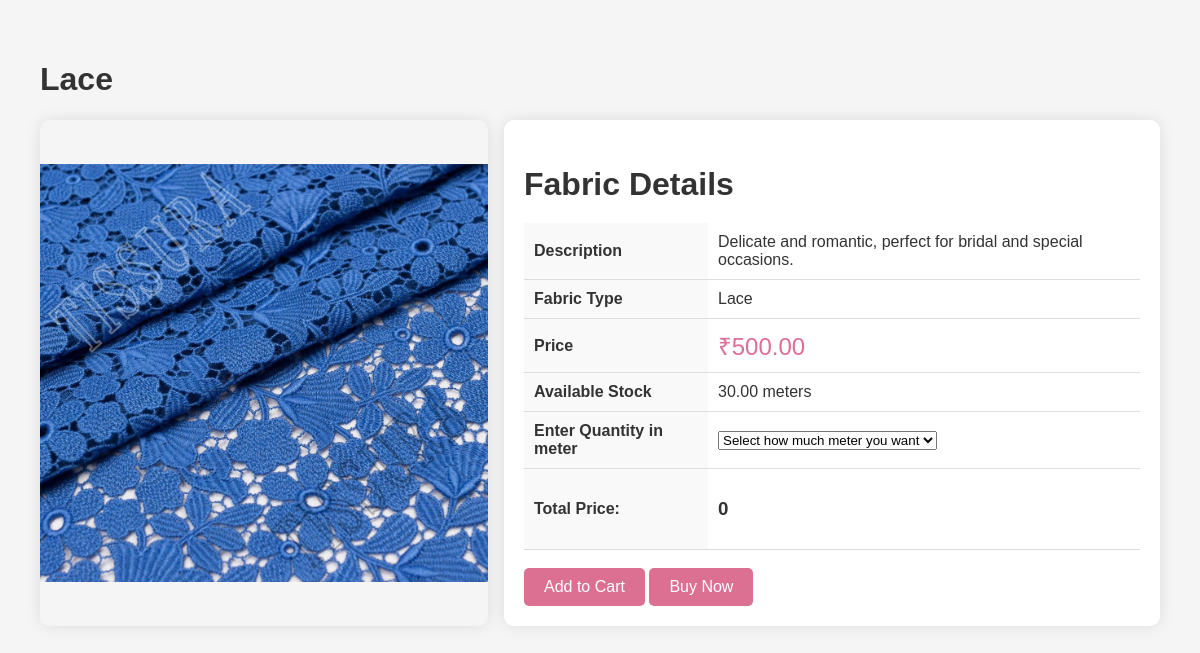
The page /customers/fabric_details.php?id=1 on the database its author committed.
### tables this page shows
CREATE TABLE `fabrics` (
  `FABRIC_ID` int(11) NOT NULL,
  `NAME` varchar(100) NOT NULL,
  `IMAGE_URL` varchar(255) DEFAULT NULL,
  `DESCRIPTION` text DEFAULT NULL,
  `PRICE_PER_UNIT` decimal(10,2) NOT NULL,
  `AVAILABLE_QUANTITY` decimal(10,2) NOT NULL,
  `CREATED_AT` datetime NOT NULL DEFAULT current_timestamp(),
  `visibility` tinyint(1) DEFAULT 1,
  `STOCK_STATUS` varchar(20) NOT NULL DEFAULT 'In Stock'
);

### customers/fabric_details.php (the view, shortened to what this page needs)
<?php
$dbcon = mysqli_connect("localhost", "root", "", "fashion");
if (isset($_GET['id']) && is_numeric($_GET['id'])) {
    $fabric_id = intval($_GET['id']);
    $sql = "SELECT * FROM fabrics WHERE FABRIC_ID = $fabric_id";
    $result = mysqli_query($dbcon, $sql);
    if ($result->num_rows > 0) {
        $fabric = $result->fetch_assoc();
        $stock = $fabric['AVAILABLE_QUANTITY'];
    } else {
        echo "Fabric not found.";
        exit();
    }
} else {
    echo "Invalid fabric ID.";
    exit();
}
?>
<!DOCTYPE html>
<html lang="en">
<head>
</head>
<body>
    <form action="" method="post">
    <div class="container">
        <h1><?php echo htmlspecialchars($fabric['NAME']); ?></h1>
        <div class="fabric-details">
            <img src="<?php echo htmlspecialchars($fabric['IMAGE_URL']); ?>" alt="<?php echo htmlspecialchars($fabric['NAME']); ?>">
            <div class="fabric-info">
                <h2>Fabric Details</h2>
                <table>
                    <tr>
                        <th>Description</th>
                        <td><?php echo htmlspecialchars($fabric['DESCRIPTION']); ?></td>
                    </tr>
                    <tr>
                        <th>Fabric Type</th>
                        <td><?php echo htmlspecialchars($fabric['NAME']); ?></td>
                    </tr>
                    <tr>
                        <th>Price</th>
                        <td class="price">₹<?php echo number_format($fabric['PRICE_PER_UNIT'], 2); ?></td>
                    </tr>
                    <tr>
                        <th>Available Stock</th>
                        <td><?php echo htmlspecialchars($stock); ?> meters</td>
                    </tr>
                    <tr>
                        <th>Enter Quantity in meter</th>
                        <td>
                            <select id="meter" name="meter" onchange="updatePrice()">
                                <option value="0">Select how much meter you want</option>
                            </select>
                        </td>
                    </tr>
                    <tr>
                        <th>Total Price:</th>
                        <td><h3><span id="total-price">0</span></h3></td>
                    </tr>
                </table>
                <br>
                <button type="submit" class="buy-button" name="cart-fabric">Add to Cart</button>
                <button type="submit" class="buy-button" name="buy-fabric" onclick="return confirmPurchase();">Buy Now</button>
            </div>
        </div>
    </div>
    </form>
</body>
</html>

### customers/fabric_details.php (style rules this page uses)
body { font-family: 'Arial', sans-serif; margin: 0; padding: 0; background-color: #f5f5f5; color: #333; }
.container { padding: 40px; max-width: 1200px; margin: auto; }
.fabric-details { display: flex; justify-content: space-between; margin-top: 20px; }
.fabric-details img { width: 40%; height: auto; object-fit: contain; border-radius: 10px; box-shadow: 0 0 15px rgba(0, 0, 0, 0.1); }
.fabric-info { width: 55%; padding: 20px; background-color: #fff; border-radius: 10px; box-shadow: 0 0 15px rgba(0, 0, 0, 0.1); }
.fabric-info h2 { font-size: 2em; margin-bottom: 20px; color: #333; }
.fabric-info table { width: 100%; border-collapse: collapse; }
.fabric-info table th, .fabric-info table td { padding: 10px; text-align: left; border-bottom: 1px solid #ddd; }
.fabric-info table th { background-color: #f9f9f9; color: #333; }
.price { font-size: 1.5em; color: palevioletred; margin-bottom: 20px; }
.buy-button { background-color: palevioletred; color: white; padding: 10px 20px; border: none; border-radius: 5px; cursor: pointer; font-size: 1em; transition: background-color 0.3s ease; }

### rows shown on the page
fabrics: NAME "Lace", IMAGE_URL (picture), DESCRIPTION "Delicate and romantic, perfect for bridal and special occasions.", PRICE_PER_UNIT "500.00", AVAILABLE_QUANTITY "30.00"
